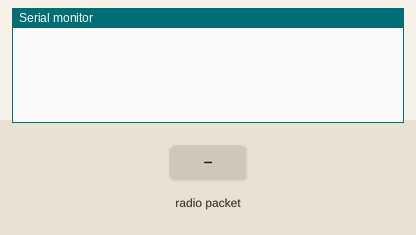
This sketch was run on a simulated ESP32. Shown: the last lines printed to the serial monitor. The inputs (shaded band) are chosen by the test bench. No radio packets arrive unless stated.

Above: at 1.2 s.
1.3 s: radio packet "#END" arrives
At 2.0 s:
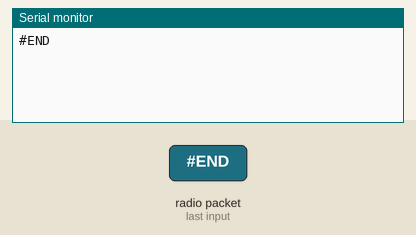
2.8 s: radio packet "1" arrives
At 3.1 s:
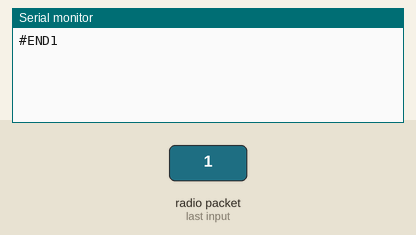

Measured:
- after the input at 1.3 s, the serial monitor: prints a new line at once (image 1)
- after the input at 2.8 s, the serial monitor: prints a new line at once (image 2)

The sketch:

puente2.ino
```cpp
#include <SPI.h>
#include <LoRa.h>

// ==========================
// Pines LoRa - ESP32
// ==========================
#define LORA_SS   5
#define LORA_RST  14
#define LORA_DIO0 2
#define LORA_BAND 433E6

// ==========================
// Variables
// ==========================
String incomingUSB = "";     // Buffer para datos desde la GS (USB)
unsigned long ledOffTime = 0;

// ==========================
// Setup
// ==========================
void setup() {
  Serial.begin(115200);      // Comunicación con la Ground Station
  while (!Serial);

  LoRa.setPins(LORA_SS, LORA_RST, LORA_DIO0);
  if (!LoRa.begin(LORA_BAND)) {
    // Si falla LoRa, queda en bucle silencioso
    while (true) { delay(1000); }
  }
}

// ==========================
// Loop principal
// ==========================
void loop() {

  // ==========================
  // 1. Recepción LoRa → USB
  // ==========================
  int packetSize = LoRa.parsePacket();
  if (packetSize) {
    String payload = "";
    while (LoRa.available()) {
      payload += (char)LoRa.read();
    }

    // Transmitir al puerto USB SIN saltos de línea extra
    Serial.print(payload);
    Serial.flush();
  }

  // ==========================
  // 2. Recepción USB → LoRa
  // ==========================
  while (Serial.available()) {
    char c = Serial.read();
    incomingUSB += c;

    // Procesar todos los frames completos detectando "#END"
    int idx;
    while ((idx = incomingUSB.indexOf("#END")) != -1) {
      String frame = incomingUSB.substring(0, idx + 4); // incluye "#END"

      LoRa.beginPacket();
      LoRa.print(frame);
      LoRa.endPacket();

      incomingUSB.remove(0, idx + 4); // eliminar el frame procesado
    }

    // Evitar crecimiento infinito del buffer
    if (incomingUSB.length() > 2048)
      incomingUSB = "";
  }

}
```
